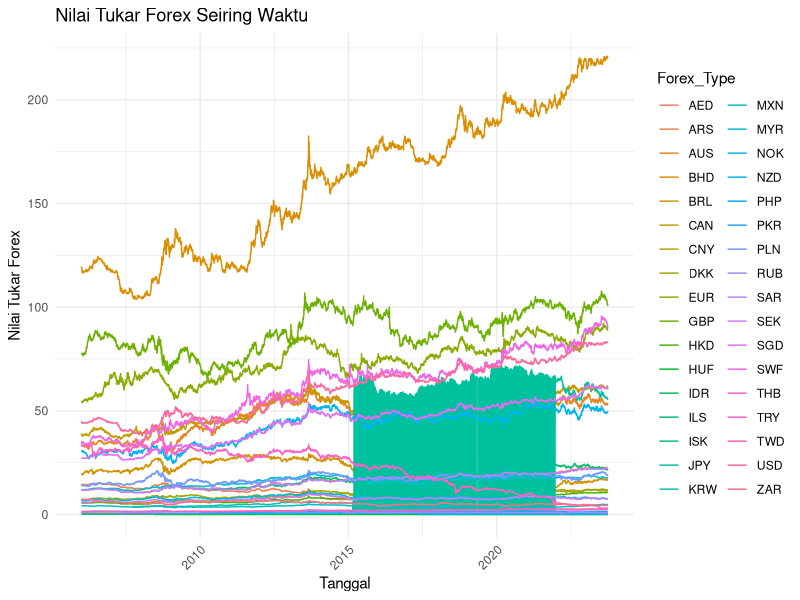
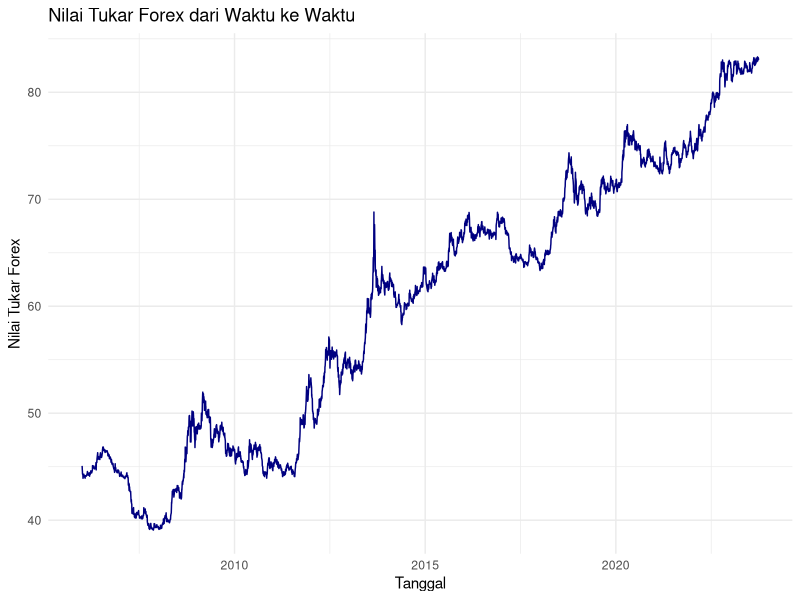
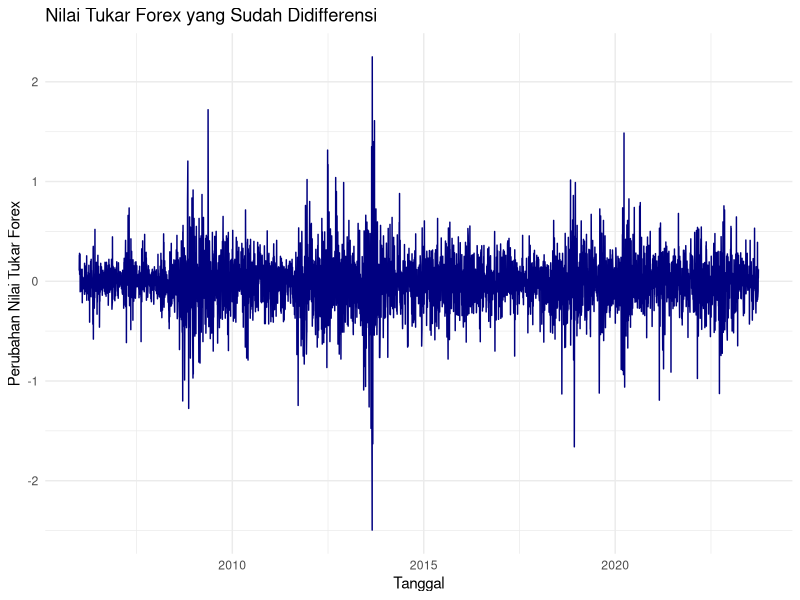
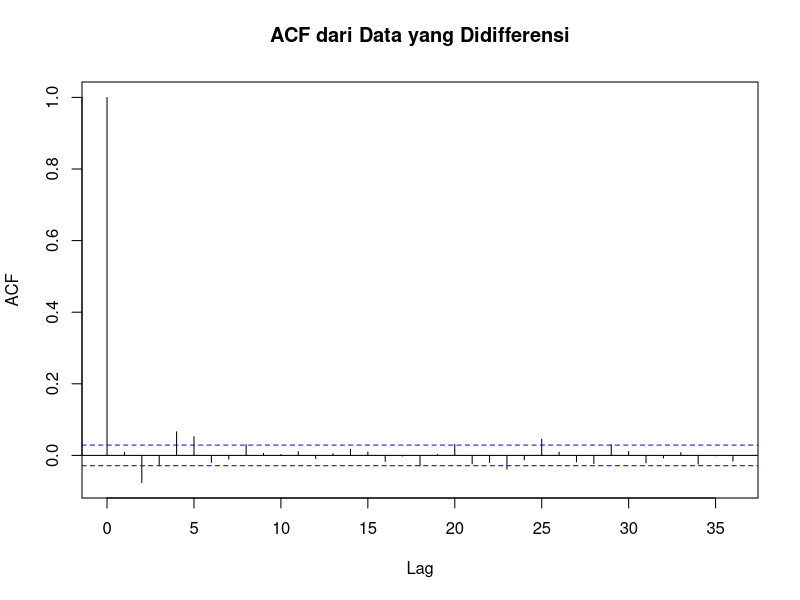
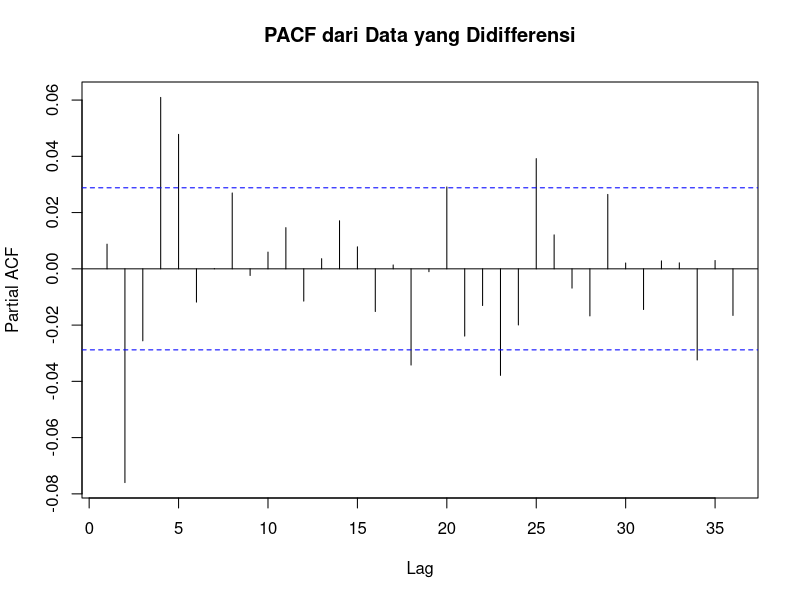
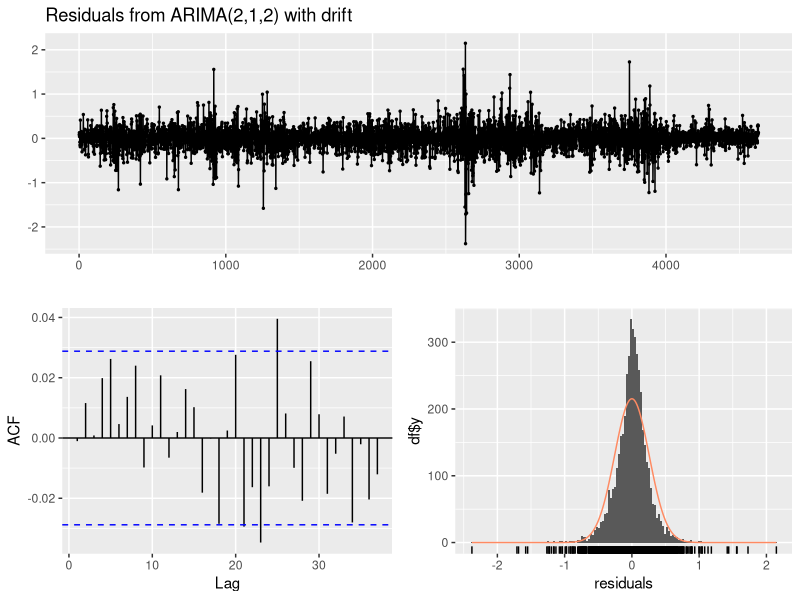
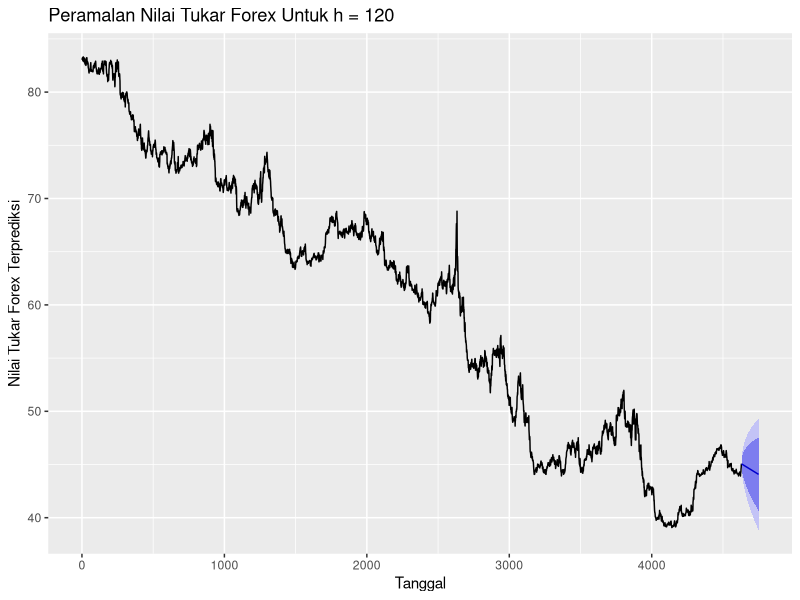

Here is the R script that generated these plots, in order:
## ---- chunk 1
# Pengaturan global untuk chunk
knitr::opts_chunk$set(echo = TRUE)

# Memuat library yang diperlukan
library(forecast)
library(tseries)
library(ggplot2)
library(dplyr)
library(readr)
library(tidyr)
library(zoo)
## ---- chunk 2
# Memuat dataset (Sesuaikan jalur file atau gunakan dataset nyata di R)
data <- read_csv("forex_data.csv")

# Menampilkan beberapa baris pertama dataset
head(data)
## ---- chunk 3
# Memeriksa missing values
missing_summary <- colSums(is.na(data))
print(missing_summary)

# Menghapus kolom VEF dan menginterpolasi missing values dengan metode linear
data_clean <- data %>%
  select(-VEF) %>%  # Menghapus kolom VEF
  mutate(across(everything(), ~ na.approx(., na.rm = FALSE)))  # Interpolasi missing values

# Mengubah kolom 'Date' ke format datetime
data_clean$Date <- as.Date(data_clean$Date)

# Menampilkan data yang sudah dibersihkan dari missing values
head(data_clean)
## ---- chunk 4
# Ubah data dari wide format ke long format
datalong <- data_clean %>%
  pivot_longer(cols = -Date, names_to = "Forex_Type", values_to = "Rate")

# Membuat line chart untuk semua nilai tukar Forex
ggplot(datalong, aes(x = Date, y = Rate, color = Forex_Type)) + 
  geom_line() + 
  labs(title = "Nilai Tukar Forex Seiring Waktu", x = "Tanggal", y = "Nilai Tukar Forex") + 
  theme_minimal() +
  theme(axis.text.x = element_text(angle = 45, hjust = 1))
## ---- chunk 5
# Statistik deskriptif dari dataset
summary(data_clean)

# Memvisualisasikan nilai tukar Forex dari waktu ke waktu
ggplot(data_clean, aes(x = Date, y = USD)) +
  geom_line(color = 'navy') +
  labs(title = "Nilai Tukar Forex dari Waktu ke Waktu",
       x = "Tanggal",
       y = "Nilai Tukar Forex") +
  theme_minimal()
## ---- chunk 6
# Pengujian stasioneritas menggunakan Augmented Dickey-Fuller (ADF) Test
adf_result <- adf.test(data_clean$USD, alternative = "stationary")

# Menampilkan hasil uji ADF
print(adf_result)
## ---- chunk 7
# Menerapkan differencing pada data
data_diff <- diff(data_clean$USD)

# Memvisualisasikan data yang sudah didifferensi
ggplot() +
  geom_line(aes(x = data_clean$Date[-1], y = data_diff), color = 'navy') +
  labs(title = "Nilai Tukar Forex yang Sudah Didifferensi",
       x = "Tanggal",
       y = "Perubahan Nilai Tukar Forex") +
  theme_minimal()
## ---- chunk 8
# Plot ACF dan PACF
acf(data_diff, main = "ACF dari Data yang Didifferensi")
pacf(data_diff, main = "PACF dari Data yang Didifferensi")
## ---- chunk 9
# Membangun model ARIMA
arima_model <- auto.arima(data_clean$USD)

# Menampilkan ringkasan model
summary(arima_model)
## ---- chunk 10
# Plot residu dan pengecekan pola residu
checkresiduals(arima_model)
## ---- chunk 11
# Meramalkan 120 periode ke depan
forecast_values <- forecast(arima_model, h = 120)

# Plot hasil peramalan
autoplot(forecast_values) +
  labs(title = "Peramalan Nilai Tukar Forex Untuk h = 120",
       x = "Tanggal",
       y = "Nilai Tukar Forex Terprediksi")
